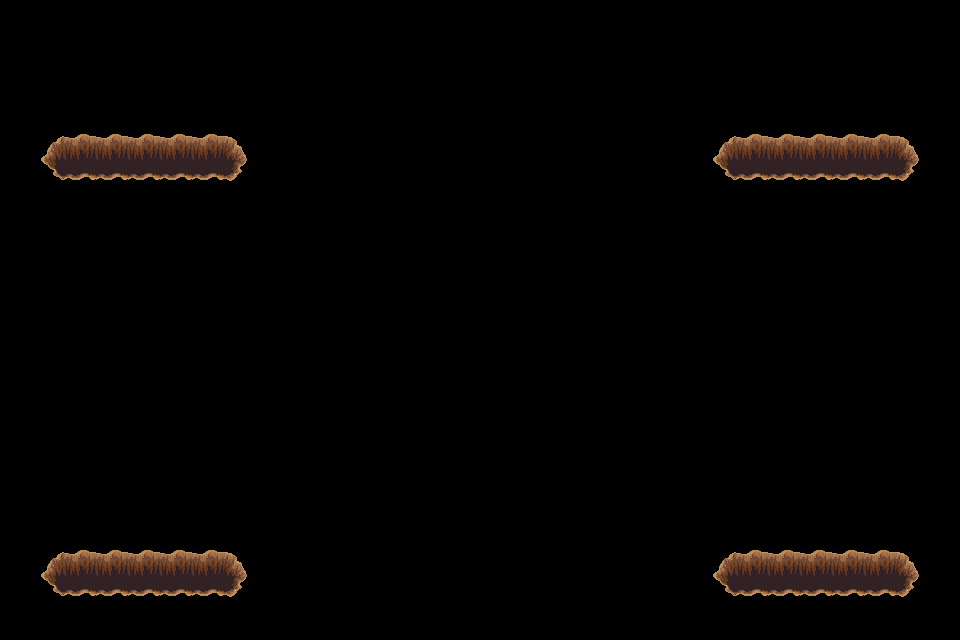

A level layout from a 2D game, rendered from its tile map. Below: a short description, then the map file with its tile-grid data intact:
An orthogonal 30x20 tile map with 32x32 px tiles, 1 tile layer (trou), 2 tilesets.

<map version="1.4" tiledversion="1.4.3" orientation="orthogonal" renderorder="right-down" width="30" height="20" tilewidth="32" tileheight="32" infinite="0" nextlayerid="9" nextobjectid="1">
 <tileset firstgid="1" source="../../dungeon_green.tsx" />
 <tileset firstgid="530" source="../../dungeon.tsx" />
 <layer id="8" name="trou" width="30" height="20">
  <data encoding="csv">
0,0,0,0,0,0,0,0,0,0,0,0,0,0,0,0,0,0,0,0,0,0,0,0,0,0,0,0,0,0,
0,0,0,0,0,0,0,0,0,0,0,0,0,0,0,0,0,0,0,0,0,0,0,0,0,0,0,0,0,0,
0,0,0,0,0,0,0,0,0,0,0,0,0,0,0,0,0,0,0,0,0,0,0,0,0,0,0,0,0,0,
0,0,0,0,0,0,0,0,0,0,0,0,0,0,0,0,0,0,0,0,0,0,0,0,0,0,0,0,0,0,
0,432,433,433,433,433,433,434,0,0,0,0,0,0,0,0,0,0,0,0,0,0,432,433,433,433,433,433,434,0,
0,478,479,479,479,479,479,480,0,0,0,0,0,0,0,0,0,0,0,0,0,0,478,479,479,479,479,479,480,0,
0,0,0,0,0,0,0,0,0,0,0,0,0,0,0,0,0,0,0,0,0,0,0,0,0,0,0,0,0,0,
0,0,0,0,0,0,0,0,0,0,0,0,0,0,0,0,0,0,0,0,0,0,0,0,0,0,0,0,0,0,
0,0,0,0,0,0,0,0,0,0,0,0,0,0,0,0,0,0,0,0,0,0,0,0,0,0,0,0,0,0,
0,0,0,0,0,0,0,0,0,0,0,0,0,0,0,0,0,0,0,0,0,0,0,0,0,0,0,0,0,0,
0,0,0,0,0,0,0,0,0,0,0,0,0,0,0,0,0,0,0,0,0,0,0,0,0,0,0,0,0,0,
0,0,0,0,0,0,0,0,0,0,0,0,0,0,0,0,0,0,0,0,0,0,0,0,0,0,0,0,0,0,
0,0,0,0,0,0,0,0,0,0,0,0,0,0,0,0,0,0,0,0,0,0,0,0,0,0,0,0,0,0,
0,0,0,0,0,0,0,0,0,0,0,0,0,0,0,0,0,0,0,0,0,0,0,0,0,0,0,0,0,0,
0,0,0,0,0,0,0,0,0,0,0,0,0,0,0,0,0,0,0,0,0,0,0,0,0,0,0,0,0,0,
0,0,0,0,0,0,0,0,0,0,0,0,0,0,0,0,0,0,0,0,0,0,0,0,0,0,0,0,0,0,
0,0,0,0,0,0,0,0,0,0,0,0,0,0,0,0,0,0,0,0,0,0,0,0,0,0,0,0,0,0,
0,432,433,433,433,433,433,434,0,0,0,0,0,0,0,0,0,0,0,0,0,0,432,433,433,433,433,433,434,0,
0,478,479,479,479,479,479,480,0,0,0,0,0,0,0,0,0,0,0,0,0,0,478,479,479,479,479,479,480,0,
0,0,0,0,0,0,0,0,0,0,0,0,0,0,0,0,0,0,0,0,0,0,0,0,0,0,0,0,0,0
</data>
 </layer>
</map>
